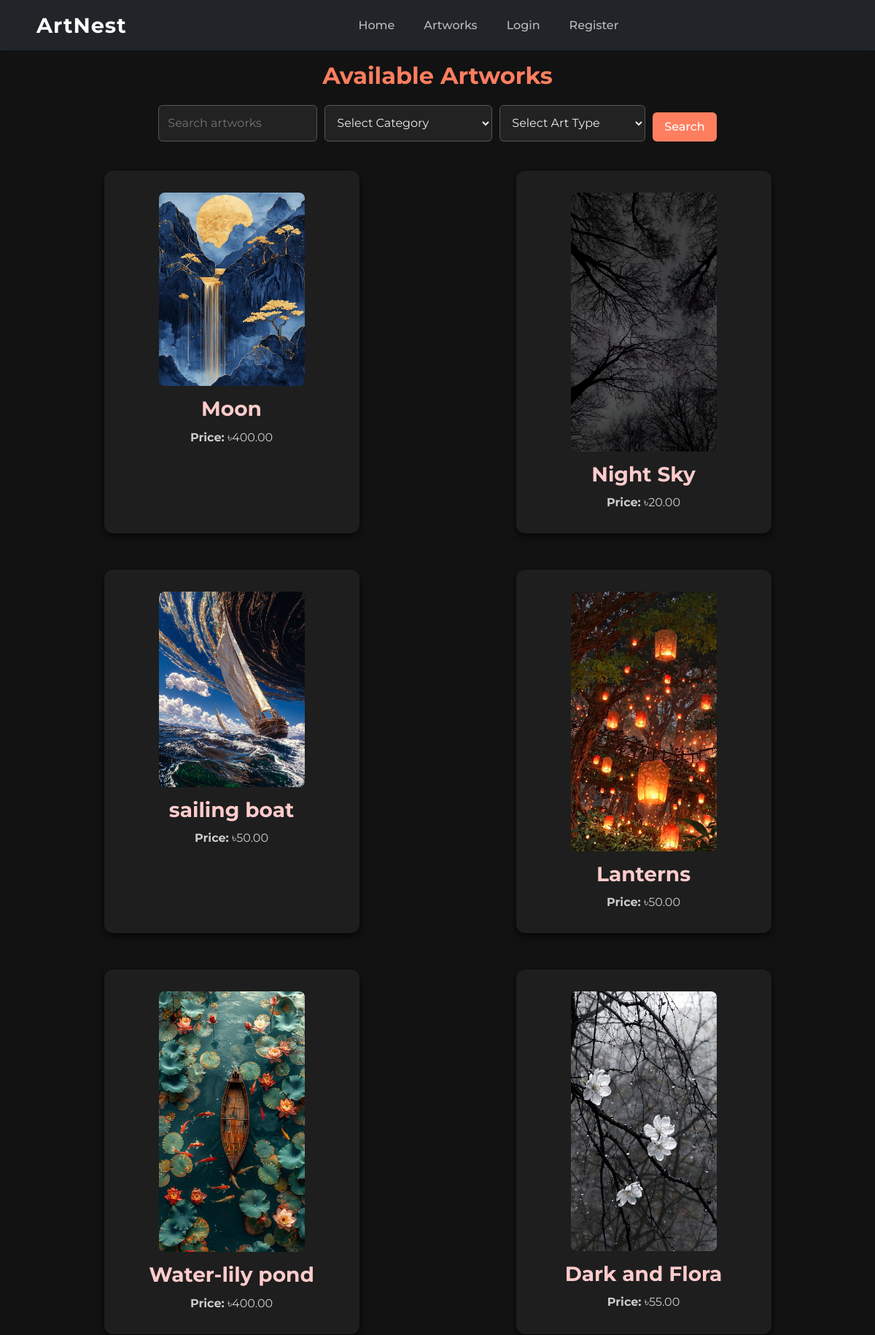
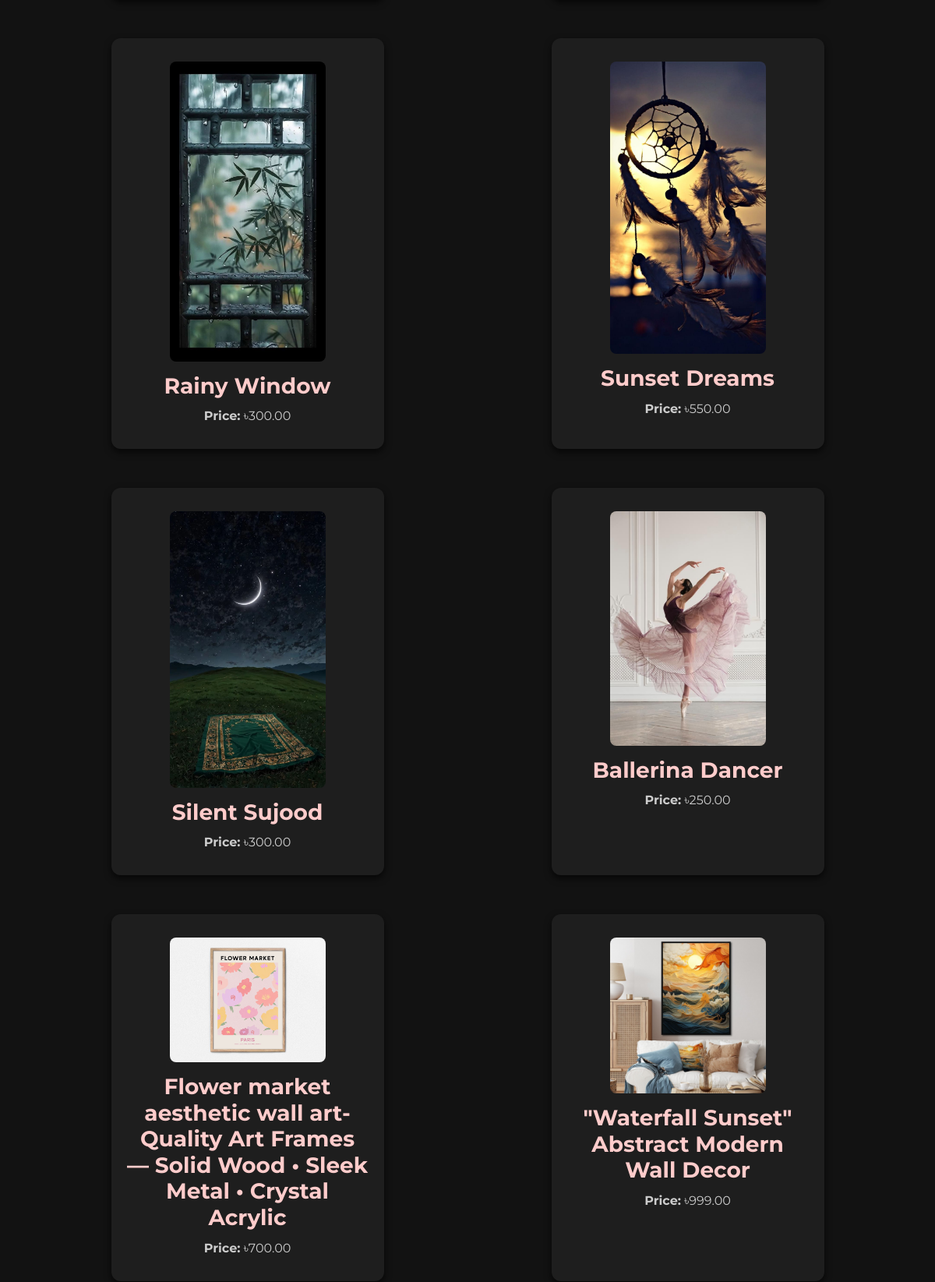
The app's page /artworks/ (upper part) with its own data (2 pictures, top to bottom).
### artworks/models.py (models this page shows, shortened)
class Artwork(models.Model):
    title = models.CharField(max_length=255)
    description = models.TextField()
    artist = models.ForeignKey(settings.AUTH_USER_MODEL, on_delete=models.CASCADE)
    price = models.DecimalField(max_digits=10, decimal_places=2)
    image = models.ImageField(upload_to='artwork/')
    art_type = models.CharField(max_length=20, choices=ART_TYPE_CHOICES, default='traditional')
    created_at = models.DateTimeField(auto_now_add=True)
    is_available = models.BooleanField(default=True)
    is_approved = models.BooleanField(default=False)
    views = models.PositiveIntegerField(default=0)  # Track popularity
    category = models.ForeignKey(Category, on_delete=models.CASCADE, related_name='artworks')
    art_type = models.CharField(max_length=30, choices=ART_TYPE_CHOICES)
    size = models.CharField(max_length=20, blank=True, null=True)  # no choices here
    custom_size = models.CharField(max_length=100, blank=True, null=True)
    frame = models.CharField(max_length=20, choices=FRAME_CHOICES, default='none')

### artworks/views.py (the view, shortened to what this page needs)
# urls.py: path('artworks/', views.artwork_list, name='artwork_list'),
def artwork_list(request):
    query = request.GET.get('q', '')
    category = request.GET.get('category', '')
    art_type = request.GET.get('art_type', '')
    filters = Q(is_available=True, is_approved=True)
    try:
        category_id = int(category)
    except (ValueError, TypeError):
        category_id = None
    if category_id:
        filters &= Q(category__id=category_id)
    if art_type:
        filters &= Q(art_type=art_type)
    artworks = Artwork.objects.filter(filters).distinct()
    categories = Category.objects.all()
    return render(request, 'artworks/artwork_list.html', {
        'artworks': artworks,
        'query': query,
        'category': category,
        'art_type': art_type,
        'categories': categories,          # real categories queryset
        'art_type_choices': ART_TYPE_CHOICES,
    })

### messaging/context_processors.py (called while the page is built)
def unread_message_count(request):
    if request.user.is_authenticated:
        count = Message.objects.filter(receiver=request.user, is_read=False).count()
        return {'unread_message_count': count}
    return {}

### notifications/context_processors.py (called while the page is built)
def unread_notifications(request):
    if request.user.is_authenticated:
        count = request.user.notifications.filter(unread=True).count()
        return {'unread_notification_count': count}
    return {}

### templates/artworks/artwork_list.html (shortened to what this page needs)
{% extends 'base.html' %}
{% block content %}
    <h2>Available Artworks</h2>
    <form method="get" action="{% url 'artwork_list' %}" class="search-form">
        <input type="text" name="q" placeholder="Search artworks" value="{{ request.GET.q }}">
        <select name="category">
            <option value="">Select Category</option>
        </select>
        <select name="art_type">
            <option value="">Select Art Type</option>
        </select>
        <button type="submit">Search</button>
    </form>
    {% if artworks %}
        <div class="artwork-grid">
            {% for artwork in artworks %}
                <div class="artwork-card">
                    <a href="{% url 'artwork_detail' artwork.pk %}">
                        <img src="{{ artwork.image.url }}" alt="{{ artwork.title }}" width="200px" oncontextmenu="return false" draggable="false">
                    </a>
                    <h3><a href="{% url 'artwork_detail' artwork.pk %}">{{ artwork.title }}</a></h3>
                    <p><strong>Price:</strong> ৳{{ artwork.price }}</p>
                </div>
            {% endfor %}
        </div>
    {% else %}
        <p>No artworks found.</p>
    {% endif %}
{% endblock %}

### records on screen
Artwork: image (picture), title "Moon", price "400.00"
Artwork: image (picture), title "Night Sky", price "20.00"
Artwork: image (picture), title "sailing boat", price "50.00"
Artwork: image (picture), title "Lanterns", price "50.00"
Artwork: image (picture), title "Water-lily pond", price "400.00"
Artwork: image (picture), title "Dark and Flora", price "55.00"
Artwork: image (picture), title "Rainy Window", price "300.00"
Artwork: image (picture), title "Sunset Dreams", price "550.00"
Artwork: image (picture), title "Silent Sujood", price "300.00"
Artwork: image (picture), title "Ballerina Dancer", price "250.00"
Artwork: image (picture), title "Flower market aesthetic wall art-Quality Art Frames — Solid Wood • Sleek Metal • Crystal Acrylic", price "700.00"
Artwork: image (picture), title "\"Waterfall Sunset\" Abstract Modern Wall Decor", price "999.00"
